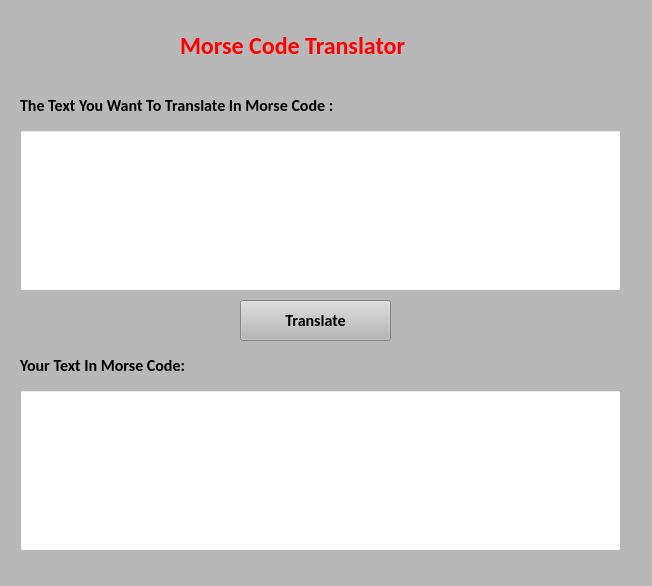
<?xml version="1.0" encoding="UTF-8"?>
<ui version="4.0">
 <class>MainWindow</class>
 <widget class="QMainWindow" name="MainWindow">
  <property name="geometry">
   <rect>
    <x>0</x>
    <y>0</y>
    <width>652</width>
    <height>586</height>
   </rect>
  </property>
  <property name="windowTitle">
   <string>Morse Code Translator</string>
  </property>
  <property name="styleSheet">
   <string notr="true">background-color: rgb(184, 184, 184);</string>
  </property>
  <widget class="QWidget" name="centralwidget">
   <widget class="QLabel" name="Title">
    <property name="geometry">
     <rect>
      <x>180</x>
      <y>20</y>
      <width>291</width>
      <height>51</height>
     </rect>
    </property>
    <property name="font">
     <font>
      <family>Calibri</family>
      <pointsize>18</pointsize>
      <weight>75</weight>
      <bold>true</bold>
     </font>
    </property>
    <property name="styleSheet">
     <string notr="true">color: rgb(255, 0, 0);</string>
    </property>
    <property name="text">
     <string>Morse Code Translator</string>
    </property>
   </widget>
   <widget class="QLabel" name="First_Text">
    <property name="geometry">
     <rect>
      <x>20</x>
      <y>90</y>
      <width>411</width>
      <height>31</height>
     </rect>
    </property>
    <property name="font">
     <font>
      <family>Calibri</family>
      <pointsize>12</pointsize>
      <weight>75</weight>
      <bold>true</bold>
      <underline>false</underline>
     </font>
    </property>
    <property name="text">
     <string>The Text You Want To Translate In Morse Code :</string>
    </property>
   </widget>
   <widget class="QPushButton" name="translate">
    <property name="geometry">
     <rect>
      <x>240</x>
      <y>300</y>
      <width>151</width>
      <height>41</height>
     </rect>
    </property>
    <property name="font">
     <font>
      <family>Calibri</family>
      <pointsize>12</pointsize>
      <weight>75</weight>
      <bold>true</bold>
     </font>
    </property>
    <property name="text">
     <string>Translate</string>
    </property>
   </widget>
   <widget class="QLabel" name="Second_Text">
    <property name="geometry">
     <rect>
      <x>20</x>
      <y>350</y>
      <width>211</width>
      <height>31</height>
     </rect>
    </property>
    <property name="font">
     <font>
      <family>Calibri</family>
      <pointsize>12</pointsize>
      <weight>75</weight>
      <bold>true</bold>
      <underline>false</underline>
     </font>
    </property>
    <property name="text">
     <string>Your Text In Morse Code:</string>
    </property>
   </widget>
   <widget class="QLineEdit" name="msg">
    <property name="geometry">
     <rect>
      <x>20</x>
      <y>130</y>
      <width>601</width>
      <height>161</height>
     </rect>
    </property>
    <property name="styleSheet">
     <string notr="true">background-color: rgb(255, 255, 255);</string>
    </property>
   </widget>
   <widget class="QLineEdit" name="res">
    <property name="geometry">
     <rect>
      <x>20</x>
      <y>390</y>
      <width>601</width>
      <height>161</height>
     </rect>
    </property>
    <property name="styleSheet">
     <string notr="true">background-color: rgb(255, 255, 255);</string>
    </property>
    <property name="readOnly">
     <bool>true</bool>
    </property>
   </widget>
  </widget>
  <widget class="QStatusBar" name="statusbar">
   <property name="enabled">
    <bool>true</bool>
   </property>
  </widget>
 </widget>
 <resources/>
 <connections/>
</ui>
